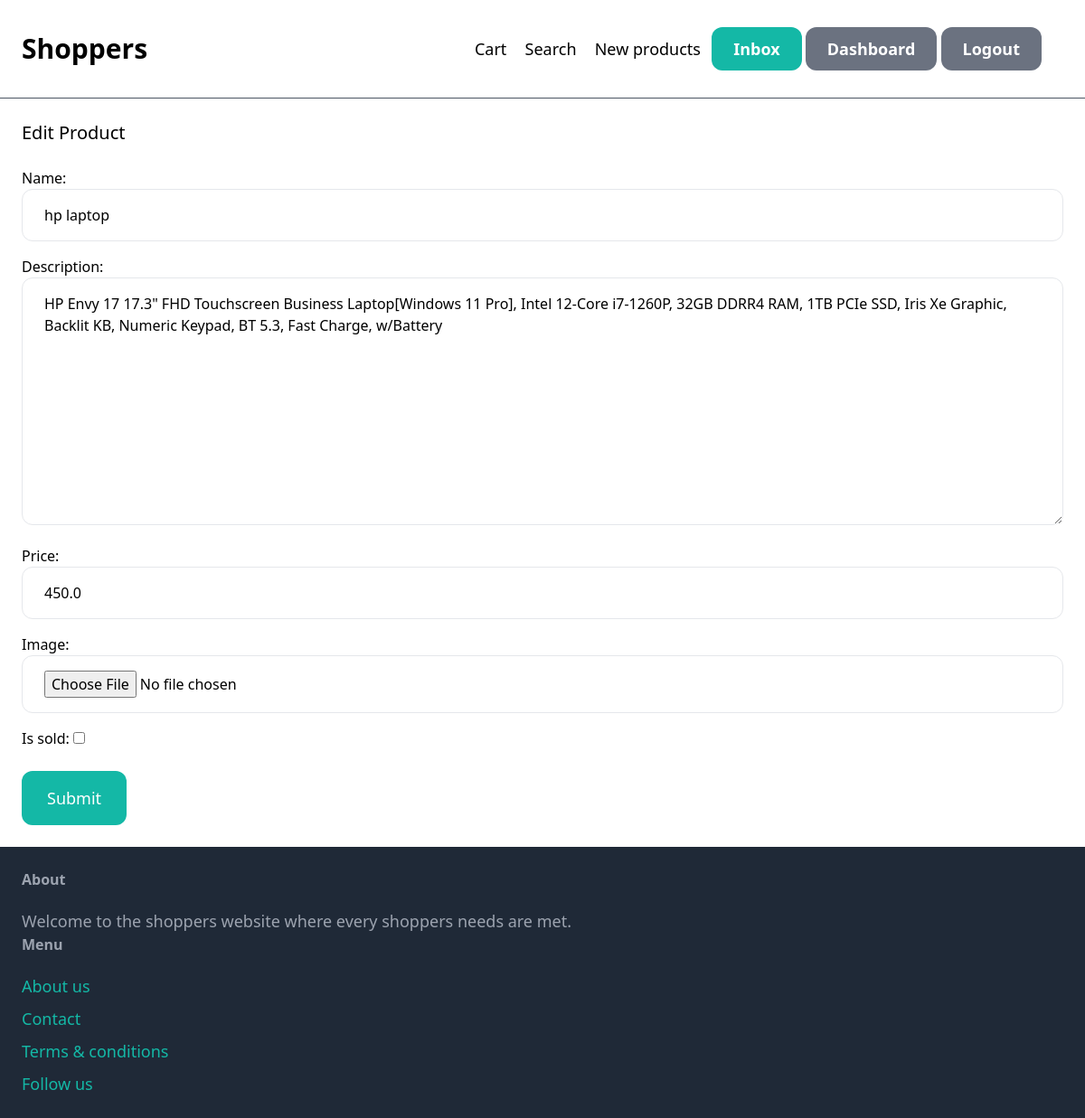
Screenshot of /products/1/edit/ (signed in) with the database file from the repository.
### products/models.py (models this page shows, shortened)
class Product(models.Model):
    category = models.ForeignKey(
        Category, related_name="products", on_delete=models.CASCADE
    )
    name = models.CharField(max_length=300)
    description = models.TextField(null=True, blank=True)
    price = models.FloatField()
    image = models.ImageField(upload_to='products_images',blank=True, null=True)
    is_sold = models.BooleanField(default=False)
    created_by = models.ForeignKey(
        User, related_name='products', on_delete=models.CASCADE
    )
    created_at = models.DateTimeField(auto_now_add=True)

### products/views.py (the view)
# urls.py: path('<int:pk>/edit/', views.edit, name='edit'),
@login_required
def edit(request, pk):
    products = get_object_or_404(Product, pk=pk, created_by=request.user)
    if request.method == 'POST':
        form = EditProductForm(request.POST, request.FILES, instance=products)
        if form.is_valid():
            form.save()
            return redirect('products:info', pk=products.id)
    else:
        form = EditProductForm(instance=products)
    return render(request, 'products/form.html', {
        'form': form,
        'title': 'Edit Product',
    })

### products/forms.py
class EditProductForm(forms.ModelForm):
    class Meta:
        model = Product
        fields = ('name', 'description', 'price', 'image', 'is_sold')
        widgets = {
            'name': forms.TextInput(attrs={
                'class': INPUT_CLASSES
            }),
            'description': forms.Textarea(attrs={
                'class': INPUT_CLASSES
            }),
            'price': forms.TextInput(attrs={
                'class': INPUT_CLASSES
            }),
            'image': forms.FileInput(attrs={
                'class': INPUT_CLASSES
            }),
        }

### products/templates/products/form.html (shortened to what this page needs)
{% extends 'shoppers/base.html' %}
{% block content %}
<h1 class="mb-6 text-xl">{{ title }}</h1>
<form method="post" action="." enctype="multipart/form-data">
    <div class="space-y-4">
        {{ form.as_p }}
    </div>
    <button class="mt-6 py-4 px-7 text-lg bg-teal-500 hover:bg-teal-700 rounded-xl text-white">Submit</button>
</form>
{% endblock%}

### rows the page displays
Product: name "hp laptop", description "HP Envy 17 17.3\" FHD Touchscreen Business Laptop[Windows 11 Pro], Intel 12-Core i7-1260P, 32GB DDRR4 RAM, 1TB PCIe SSD, Iris Xe Graphic, Backlit KB, Numeric Keypad, BT 5.3, Fast Charge, w/Battery", price "450.0"

### other values shown
{{ title }} "Edit Product"
